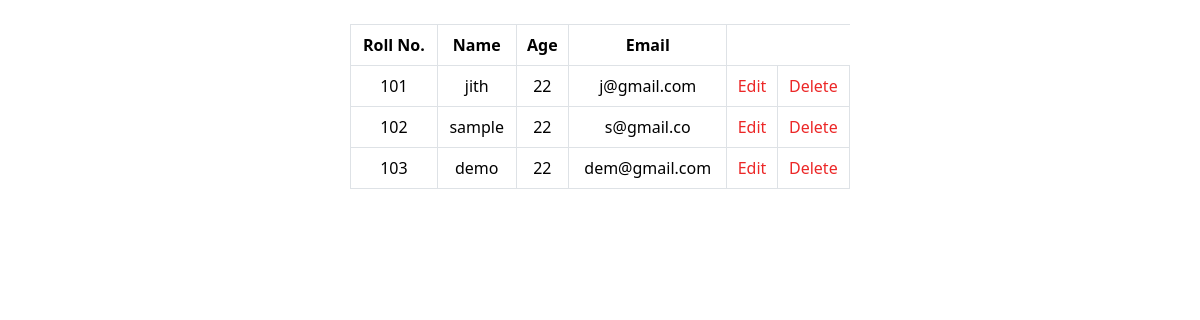
/dispstd, run on an earlier commit of the app's database.
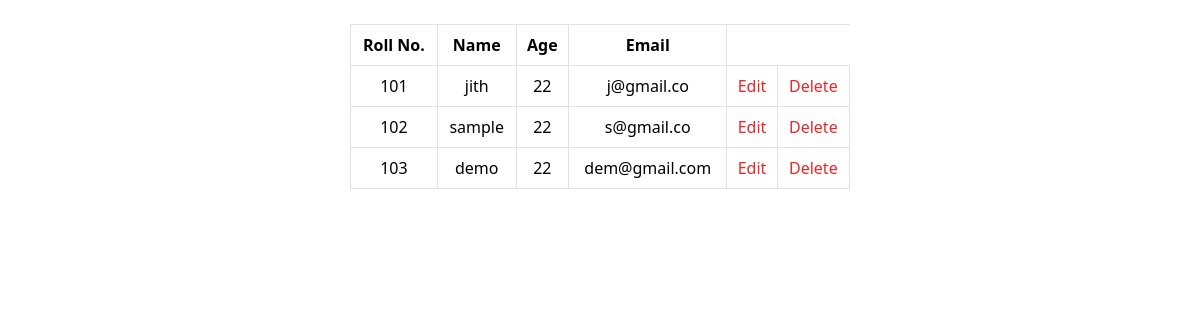
And on a later commit of the database.
### app/models.py (models this page shows, shortened)
class Student(models.Model):
    roll_no=models.IntegerField()
    name=models.TextField()
    age=models.IntegerField()
    email=models.EmailField()

### app/views.py (the view)
# urls.py: path('dispstd',views.disp_std),
def disp_std(req):
    data=Student.objects.all()
    return render(req,'disp_std.html',{'std':data})

### templates/disp_std.html (shortened to what this page needs)
<!DOCTYPE html>
<html lang="en">
<head>
    <link href="https://cdn.jsdelivr.net/npm/bootstrap@5.3.3/dist/css/bootstrap.min.css" rel="stylesheet">
</head>
<body>
    <br>
    <table class="table table-bordered ">
        <tr>
            <th class="th1">Roll No.</th>
            <th class="th1">Name</th>
            <th class="th1">Age</th>
            <th class="th1">Email</th>
        </tr>
        {% for i in std %}
        <tr>
            <td class="td1">{{i.roll_no}}</td>
            <td class="td1">{{i.name}}</td>
            <td class="td1">{{i.age}}</td>
            <td class="td1">{{i.email}}</td>
            <td><a href="editstd/{{i.pk}}">Edit</a></td>
            <td><a href="dltstd/{{i.pk}}">Delete</a></td>
        </tr>
        {% endfor %}
    </table>
</body>
</html>

### templates/disp_std.html (style rules this page uses)
.table { margin-left: auto; margin-right: auto; text-align: center; width: 500px; }
a { text-decoration: none; color: rgb(236, 39, 39); }

What changed in the data, as far as the page shows it:
changed Student "jith": email "j@gmail.com" → "j@gmail.co"
